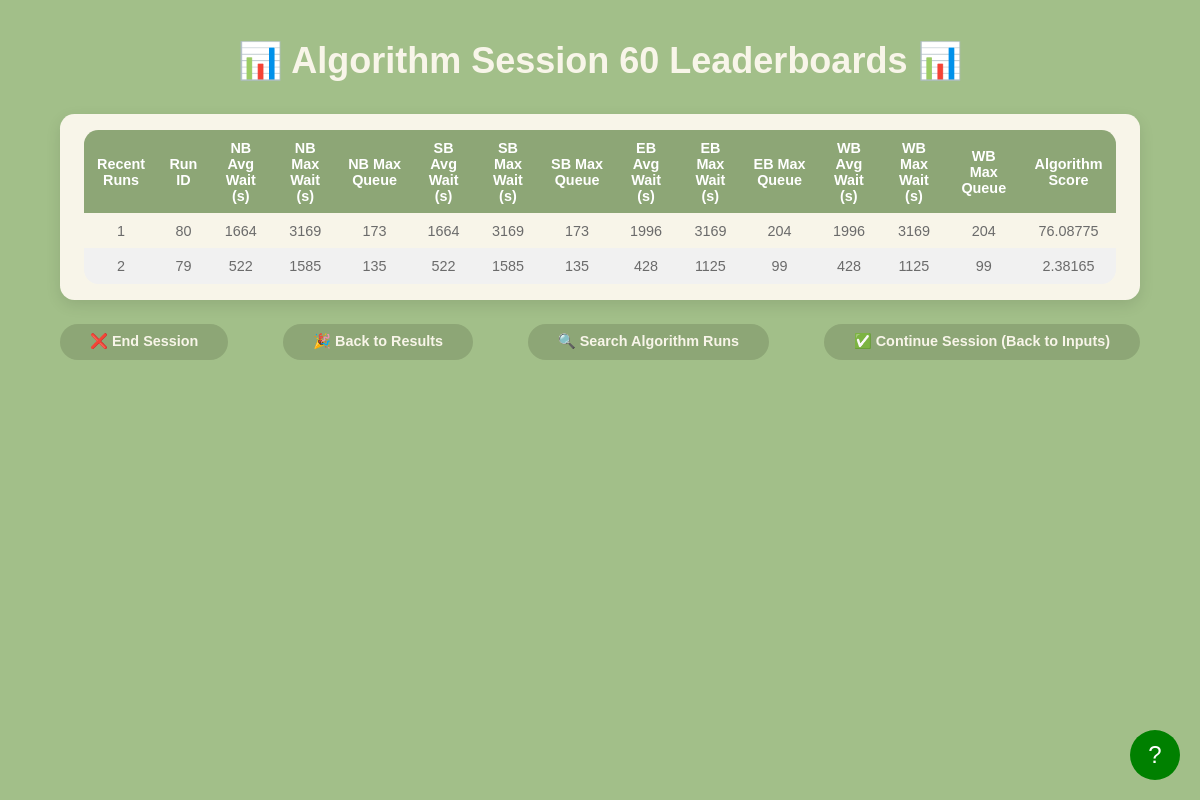
Page /algorithm_session_leaderboard on the earlier database version.
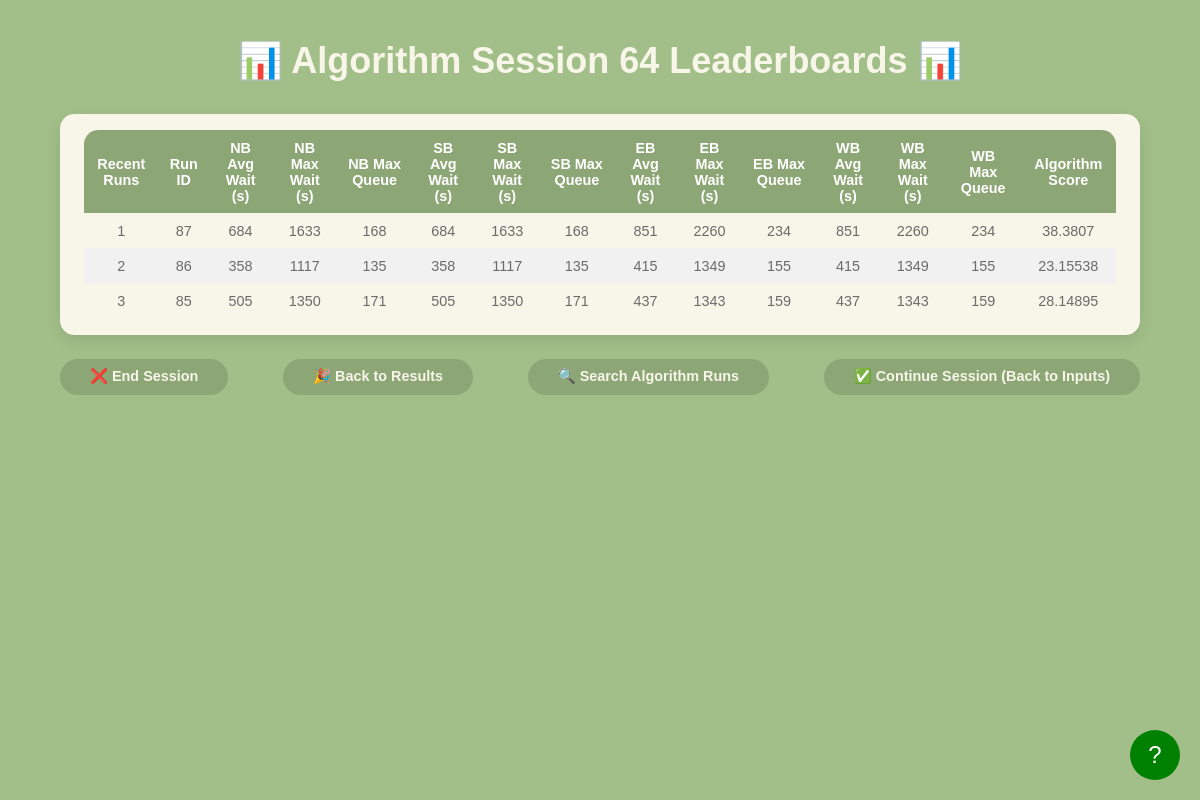
Same page on the later database version.
### models.py (models this page shows, shortened)
class AlgorithmLeaderboardResult(db.Model):
    __tablename__ = 'algorithm_leaderboard_results'
    id = db.Column(db.Integer, primary_key=True, autoincrement=True)
    run_id = db.Column(db.Integer, db.ForeignKey('configurations.run_id'), nullable=False)
    session_id = db.Column(db.Integer, db.ForeignKey('sessions.id'), nullable=False)
    avg_wait_time_north = db.Column(db.Float, nullable=False)
    max_wait_time_north = db.Column(db.Float, nullable=False)
    max_queue_length_north = db.Column(db.Integer, nullable=False)
    avg_wait_time_south = db.Column(db.Float, nullable=False)
    max_wait_time_south = db.Column(db.Float, nullable=False)
    max_queue_length_south = db.Column(db.Integer, nullable=False)
    avg_wait_time_east = db.Column(db.Float, nullable=False)
    max_wait_time_east = db.Column(db.Float, nullable=False)
    max_queue_length_east = db.Column(db.Integer, nullable=False)
    avg_wait_time_west = db.Column(db.Float, nullable=False)
    max_wait_time_west = db.Column(db.Float, nullable=False)
    max_queue_length_west = db.Column(db.Integer, nullable=False)

### app.py (the view)
@app.route('/algorithm_session_leaderboard')
def algorithm_session_leaderboard_page():
    session_id = request.args.get('session_id', type=int)
    if not session_id:
        active_session = Session.query.filter_by(active=True).order_by(Session.id.desc()).first()
        session_id = active_session.id if active_session else None
    print(session_id)
    raw_runs = get_recent_algorithm_runs(session_id) if session_id else []
    processed_runs = []
    for run in raw_runs:
        score = compute_score_4directions(
            run.run_id,
            run.session_id,
            run.avg_wait_time_north, run.max_wait_time_north, run.max_queue_length_north,
            run.avg_wait_time_south, run.max_wait_time_south, run.max_queue_length_south,
            run.avg_wait_time_east, run.max_wait_time_east, run.max_queue_length_east,
            run.avg_wait_time_west, run.max_wait_time_west, run.max_queue_length_west
        )
        processed_runs.append({
            "run_id": run.run_id,
            "nb_avg_wait": run.avg_wait_time_north,
            "nb_max_wait": run.max_wait_time_north,
            "nb_max_queue": run.max_queue_length_north,
            "sb_avg_wait": run.avg_wait_time_south,
            "sb_max_wait": run.max_wait_time_south,
            "sb_max_queue": run.max_queue_length_south,
            "eb_avg_wait": run.avg_wait_time_east,
            "eb_max_wait": run.max_wait_time_east,
            "eb_max_queue": run.max_queue_length_east,
            "wb_avg_wait": run.avg_wait_time_west,
            "wb_max_wait": run.max_wait_time_west,
            "wb_max_queue": run.max_queue_length_west,
            "score": score
        })
    return render_template('algorithm_session_leaderboard.html', runs=processed_runs, session_id=session_id)

### app.py (called while the page is built)
def get_recent_algorithm_runs(session_id):
    return AlgorithmLeaderboardResult.query \
        .filter_by(session_id=session_id) \
        .order_by(AlgorithmLeaderboardResult.id.desc()) \
        .limit(10) \
        .all()

### templates/algorithm_session_leaderboard.html (shortened to what this page needs)
<!DOCTYPE html>
<html lang="en">
<head>
    <link rel="stylesheet" href="{{ url_for('static', filename='css/algorithm_session_leaderboard.css') }}">
</head>
<body>
    <div class="header">
        <h1>📊 Algorithm Session {{ session_id }} Leaderboards 📊</h1>
    </div>
    <div class="leaderboard-container">
        <table>
            <thead>
                <tr>
                    <th>Recent Runs</th>
                    <th>Run ID</th>
                    <th>NB Avg Wait (s)</th>
                    <th>NB Max Wait (s)</th>
                    <th>NB Max Queue</th>
                    <th>SB Avg Wait (s)</th>
                    <th>SB Max Wait (s)</th>
                    <th>SB Max Queue</th>
                    <th>EB Avg Wait (s)</th>
                    <th>EB Max Wait (s)</th>
                    <th>EB Max Queue</th>
                    <th>WB Avg Wait (s)</th>
                    <th>WB Max Wait (s)</th>
                    <th>WB Max Queue</th>
                    <th>Algorithm Score</th>
                </tr>
            </thead>
            <tbody>
                {% if runs and runs|length > 0 %}
                    {% for run in runs %}
                    <tr onclick="handleRowClick(this)">
                        <td>{{ loop.index }}</td>
                        <td>{{ run.run_id }}</td>
                        <td>{{ run.nb_avg_wait|round|int }}</td>
                        <td>{{ run.nb_max_wait|round|int }}</td>
                        <td>{{ run.nb_max_queue|round|int }}</td>
                        <td>{{ run.sb_avg_wait|round|int }}</td>
                        <td>{{ run.sb_max_wait|round|int }}</td>
                        <td>{{ run.sb_max_queue|round|int }}</td>
                        <td>{{ run.eb_avg_wait|round|int }}</td>
                        <td>{{ run.eb_max_wait|round|int }}</td>
                        <td>{{ run.eb_max_queue|round|int }}</td>
                        <td>{{ run.wb_avg_wait|round|int }}</td>
                        <td>{{ run.wb_max_wait|round|int }}</td>
                        <td>{{ run.wb_max_queue|round|int }}</td>
                        <td>{{ run.score|round(5) }}</td>
                    </tr>
                    {% endfor %}
                {% else %}
                    <tr>
                        <td colspan="15">No session runs found.</td>
                    </tr>
                {% endif %}
            </tbody>
        </table>
    </div>
    <div class="nav-container">
        <a class="nav-button" id="endBtn" href="/index">❌ End Session</a>
        <a class="res-button" id="results" href="/back_to_results">🎉 Back to Results</a>
        <a class="res-button" id="searchRunsBtn" href="/search_Algorithm_Runs">🔍 Search Algorithm Runs</a>
        <a class="nav-button" id="backBtn" href="/parameters">✅ Continue Session (Back to Inputs)</a>
    </div>
    <div id="tutorial-button">?</div>
</body>
</html>

Differences in the rows shown:
no longer on this page (row unchanged): AlgorithmLeaderboardResult: run_id "80", nb_avg_wait "1664", nb_max_wait "3169", nb_max_queue "173", sb_avg_wait "1664", sb_max_wait "3169", sb_max_queue "173", eb_avg_wait "1996", eb_max_wait "3169", eb_max_queue "204", wb_avg_wait "1996", wb_max_wait "3169", wb_max_queue "204", score "76.08775"
no longer on this page (row unchanged): AlgorithmLeaderboardResult: run_id "79", nb_avg_wait "522", nb_max_wait "1585", nb_max_queue "135", sb_avg_wait "522", sb_max_wait "1585", sb_max_queue "135", eb_avg_wait "428", eb_max_wait "1125", eb_max_queue "99", wb_avg_wait "428", wb_max_wait "1125", wb_max_queue "99", score "2.38165"
added AlgorithmLeaderboardResult: run_id "87", nb_avg_wait "684", nb_max_wait "1633", nb_max_queue "168", sb_avg_wait "684", sb_max_wait "1633", sb_max_queue "168", eb_avg_wait "851", eb_max_wait "2260", eb_max_queue "234", wb_avg_wait "851", wb_max_wait "2260", wb_max_queue "234", score "38.3807"
added AlgorithmLeaderboardResult: run_id "86", nb_avg_wait "358", nb_max_wait "1117", nb_max_queue "135", sb_avg_wait "358", sb_max_wait "1117", sb_max_queue "135", eb_avg_wait "415", eb_max_wait "1349", eb_max_queue "155", wb_avg_wait "415", wb_max_wait "1349", wb_max_queue "155", score "23.15538"
added AlgorithmLeaderboardResult: run_id "85", nb_avg_wait "505", nb_max_wait "1350", nb_max_queue "171", sb_avg_wait "505", sb_max_wait "1350", sb_max_queue "171", eb_avg_wait "437", eb_max_wait "1343", eb_max_queue "159", wb_avg_wait "437", wb_max_wait "1343", wb_max_queue "159", score "28.14895"
Other differences:
{{ session_id }}: "60" → "64"
